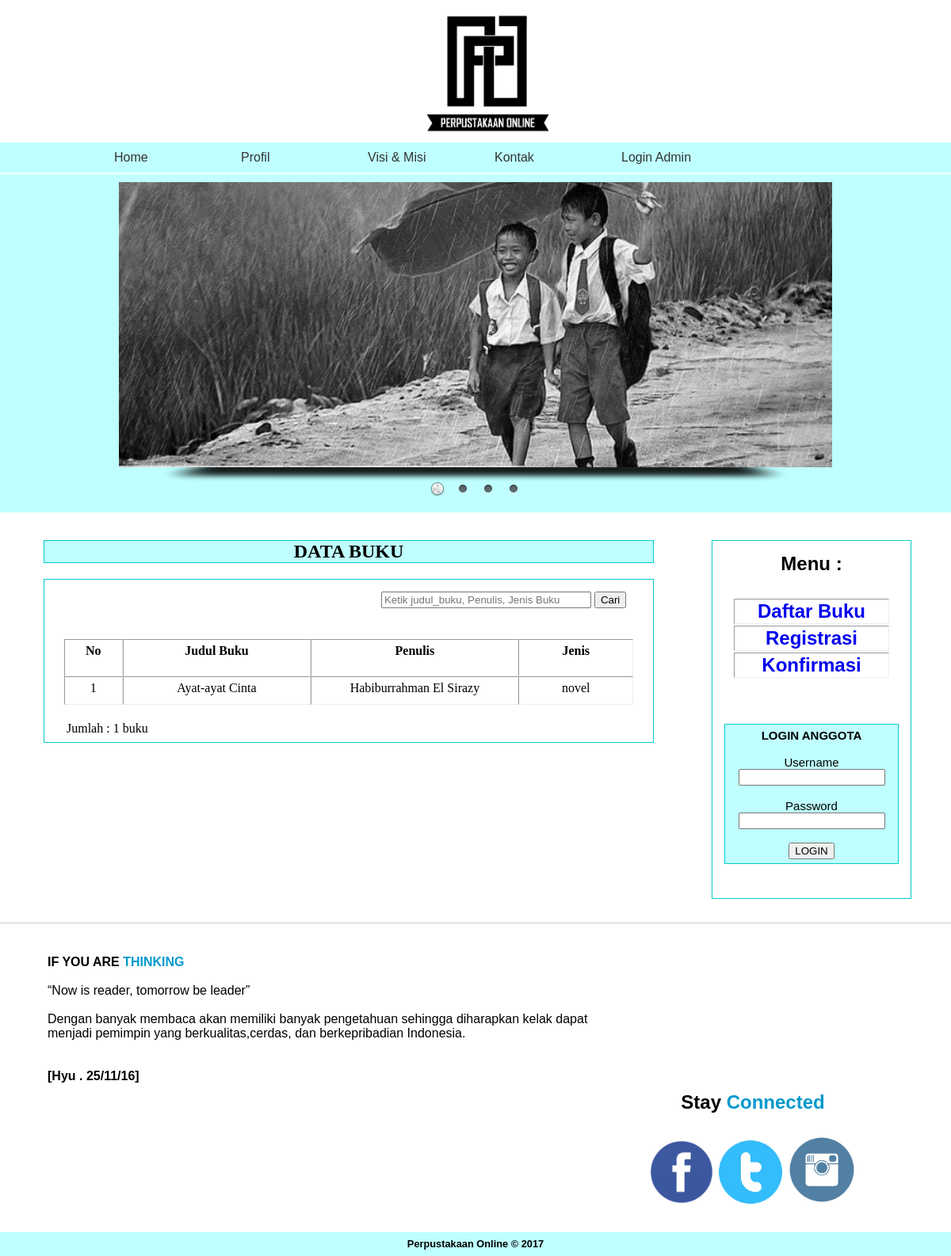
/?page=buku_data, run on the app's committed database.
### tables this page shows
CREATE TABLE IF NOT EXISTS `tb_buku` (
  `id_buku` varchar(14) NOT NULL,
  `tgl_upload` date NOT NULL,
  `judul_buku` varchar(50) NOT NULL,
  `tipe_file` varchar(10) NOT NULL,
  `ukuran_file` varchar(20) NOT NULL,
  `file` varchar(60) NOT NULL,
  `penulis` varchar(50) NOT NULL,
  `jenis` enum('novel','komik','biografi','ensiklopedi','panduan') NOT NULL,
  PRIMARY KEY (`id_buku`)
);

### buku_data.php (the view, shortened to what this page needs)
<link rel="stylesheet" type="text/css" href="artikelcss.css">
<div id="judul">DATA BUKU</div>
<div id="tabel">
<div align="left">
  <table width="100%" height="auto" align="center" cellspacing="0" cellpadding="5" border="0">
    <thead align="center">
      <tr>
        <td width="17%">&nbsp;</td>
        <td width="38%"><strong><a style="text-decoration: none; color: #000;" href="?page=buku_input"  ></a></strong></td>
        <td width="45%" height="47">
        <form action="?page=buku_cari" method="post">
          <div align="left"><strong><a style="text-decoration: none; color: #000;" href="?page=buku_input"  ></a></strong>
            <input type="text" name="cari" size="30" placeholder="Ketik judul_buku, Penulis, Jenis Buku"required>
            <input type="submit" name="button" id="submit" value="Cari" />
          </div>
        </form></td>
        </tr>
      </thead>
  </table>
</div>
<p>&nbsp;</p>
<table width="100%" height="auto" align="center" cellspacing="0" cellpadding="5" border="1">
  <thead align="center">
    <tr>
      <td width="10" height="47"><strong>No</strong></td>
      <td width="90"><strong>Judul Buku</strong></td>
      <td width="90"><strong>Penulis</strong></td>
      <td width="50"><strong>Jenis</strong></td>
      </tr>
  </thead>
  <?php
	$query = "SELECT * FROM tb_buku ORDER by id_buku DESC";
	$sql = mysql_query($query);
	$total = mysql_num_rows($sql);
	$no = 1;
	while ($data=mysql_fetch_array($sql)) { ?>
  <tbody align="center">
    <tr>
		<td height="36"><?php echo $no; ?></td>
   	    <td><?php echo $data['judul_buku']; ?></td>
		<td><?php echo $data['penulis']; ?></td>
		<td><?php echo $data['jenis']; ?></td>
	  </tr>
    <?php $no++; } ?>
  </tbody>
</table>
<p>&nbsp;</p>
<table width="100%" style="border:0px solid #9cc;">
  <tr>
    <td width="50%">Jumlah : <?php echo $total; ?> buku</td>
  </tr>
</table>
</div>
<p>&nbsp;</p>
<p>&nbsp;</p>

### index.php (shortened to what this page needs)
<!DOCTYPE HTML PUBLIC>
<html>
<head>
    <link rel="stylesheet" type="text/css" href="reset.css">
    <link rel="stylesheet" type="text/css" href="style.css">
    <link rel="stylesheet" type="text/css" href="slider/amazingslider-1.css">
    <link href="menu/menu_style.css" rel="stylesheet" type="text/css">
</head>
<body>
<div id="wrapper">
<div id="header">
	<div id="logo"><img src="images/logo.png" width="180" height="180"></div>
</div>
<div id="menu">
	<ul id="MenuBar1" class="MenuBarHorizontal">
      <li><a href="?page=home">Home</a>
      </li>
      <li><a href="?page=profil">Profil</a></li>
      <li><a href="?page=visi_misi">Visi & Misi</a></li>
      <li><a href="?page=kontak">Kontak</a></li>
      <li><a href="login.php">Login Admin</a></li>
	</ul>
</div>
</div>
<div id="slider">
   <div id="amazingslider-wrapper-1" style="display:block;position:relative;max-width:900px;margin:0px auto 56px;">
        <div id="amazingslider-1" style="display:block;position:relative;margin:0 auto;">
        </div>
    </div>
</div>
<div id="konten">
	<div id="artikel">
	<?php
	switch($_GET['page'])
	{
		case "buku_data";
		include "buku_data.php";
		break;
					}
			?>
	</div>
	<div id="sidebar">
	  <div id="sidebar2">
	    <p align="center">
        <h1 align="center"><strong>Menu	:</strong></h1>
	    <p align="center">&nbsp;</p>
	    </p>
	    <div align="center">
	      <table width="200" border="1">
	        <tr bgcolor="#BFFFFF">
	          <td><h6 align="center"><a style="text-decoration: none;" color: #000; href="?page=buku_data">Daftar Buku</a></h6></td>
            </tr>
             <tr bgcolor="#BFFFFF">
	          <td><h6 align="center"><a style="text-decoration: none;" href="?page=registrasi">Registrasi</a></h6></td>
            </tr>
  <tr bgcolor="#BFFFFF">
	          <td><h6 align="center"><a style="text-decoration: none;" href="?page=konfirmasi">Konfirmasi</a></h6></td>
            </tr>
          </table>
        </div>
	    <p align="center">&nbsp;</p>
	    <p align="center">&nbsp;</p>
<div id="login_anggota">
	    <form name="form1" method="post" action="login_user_proses.php">
	      <p align="center">
          <span class="LOGIN_ANGGOTA_JUDUL">LOGIN ANGGOTA</span></p>
	      <p align="center">&nbsp;</p>
	      <p align="center">Username
	        <input type="text" name="username" id="username" required>
          </p>
	      <p align="center">&nbsp;</p>
	      <p align="center">Password
	        <input type="password" name="password" id="password" required>
	      </p>
	      <p align="center">&nbsp;</p>
	      <p align="center">
	        <input type="submit" name="login" id="login" value="LOGIN">
	      </p>
	    </form>
</div>
	    <p align="center">&nbsp;</p>
	  </div>
	</div>
</div>
<div id="footer">
	<div id="quotes">
	  <h2>IF YOU ARE <font color="#0099CC">THINKING</font></h2>
	  <p>&nbsp;</p>
	  <p>“Now is reader, tomorrow be leader”</p>
	  <p>&nbsp;</p>
	  <p>Dengan banyak membaca akan memiliki banyak pengetahuan sehingga diharapkan kelak dapat menjadi pemimpin yang berkualitas,cerdas, dan berkepribadian Indonesia.</p>
      <p><br>
      </p>
      <div align="left"><br>
        <strong>	[Hyu . 25/11/16]</strong>
      </div>
    </div>
	<div id="sosial">
		<p><strong>Stay <font color="#0099CC">Connected</font></strong></p>
		<p>&nbsp;</p>
		<p><a href="https://www.facebook.com/error404.go.id"><img src="images/fb.png" width="80" height="80" class="sosi"  target="new"></a>
        <a href="https://twitter.com/perpusnas1"><img src="images/tw.png" width="80" height="80" class="sosi"></a>
        <a href="https://www.instagram.com/libkemenperin/"><img src="images/ig.png" width="86" height="86" class="sosi"></a></p>
    </div>
</div>
<div id="name"><strong>Perpustakaan Online &copy; 2017 </strong></div>
</body>
</html>

### style.css (style rules this page uses)
#wrapper { font-family: "Arial Black", Gadget, sans-serif; }
#header { height: auto; width: 100%; background-color: #FFF; }
#logo { height: 180px; width: 180px; margin-left: 44%; }
#menu { background-color: #BFFFFF; height: 36px; width: auto; text-align: center; padding-right: 11%; padding-left: 11%; border-top-style: solid; border-top-width: 2px; border-top-color: #BFFFFF; border-bottom-width: 2px; border-bottom-style: solid; border-bottom-color: #FFF; }
#slider { height: auto; width: auto; padding-top: 10px; background-color: #BFFFFF; padding-bottom: 1px; }
#konten { height: auto; width: auto; overflow: hidden; padding-top: 30px; padding-right: 50px; padding-bottom: 30px; padding-left: 50px; border-bottom-width: 1px; border-bottom-style: solid; border-bottom-color: #CCC; }
#artikel { float: left; height: auto; width: 70%; padding: 5px; }
#sidebar { float: right; height: auto; width: 20%; padding: 15px; font-family: Arial, Helvetica, sans-serif; font-size: 24px; a ; color: #000; border: 1px solid #0CC; margin-top: 5px; }
#footer { height: auto; overflow: hidden; width: auto; padding-top: 30px; padding-right: 50px; padding-bottom: 30px; padding-left: 50px; }
#quotes { height: auto; width: 700px; float: left; padding: 10px; font-family: "Arial Black", Gadget, sans-serif; text-align: left; vertical-align: 1%; font-style: normal; }
#sosial { height: auto; width: 400px; float: right; text-align: center; font-size: 24px; font-family: "Arial Black", Gadget, sans-serif; }
#name { background-color: #BFFFFF; height: 30px; width: auto; text-align: center; line-height: 30px; font-family: Arial, Helvetica, sans-serif; font-size: 80%; }
#login_anggota { background-color: #BFFFFF; font-family: Arial, Helvetica, sans-serif; font-size: 15px; height: auto; width: auto; padding: 5px; border: 1px solid #0CC; }
.LOGIN_ANGGOTA_JUDUL { font-weight: bold; }

### menu/menu_style.css (style rules this page uses)
ul.MenuBarHorizontal { margin: 0; padding: 0; list-style-type: none; font-size: 100%; cursor: default; width: auto; }
ul.MenuBarHorizontal li { margin: 0; padding: 0; list-style-type: none; font-size: 100%; position: relative; text-align: left; cursor: pointer; width: 10em; float: left; }
ul.MenuBarHorizontal a { display: block; cursor: pointer; background-color: #BFFFFF; padding: 0.5em 0.75em; color: #333; text-decoration: none; }
#MenuBar1 { background-color: #F9F; height: auto; width: auto; }

### artikelcss.css (style rules this page uses)
#tabel { height: auto; width: auto; border: 1px solid #0CC; padding: 10px 25px 5px; text-align: left; }
#judul { border: 1px solid #0cc; text-align: center; font-weight: bold; font-size: 24px; margin-bottom: 20px; background-color: #BFFFFF; }

### data on the page
tb_buku: judul_buku "Ayat-ayat Cinta", penulis "Habiburrahman El Sirazy", jenis "novel"

### other printed values
$total "1"
